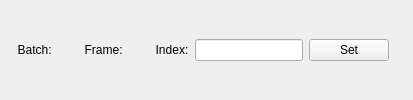
        <widget class="QWidget" name="statusBar">
          <layout class="QHBoxLayout" name="statusLayout">
            <item>
              <widget class="QLabel" name="lblBatchName">
                <property name="text">
                  <string>  Batch:  </string>
                </property>
              </widget>
            </item>
            <item>
              <widget class="PyDMLabel" name="lblBatch">
                <property name="channel" stdset="0">
                  <cstring>ca://${P}${I}Process:batch_no</cstring>
                </property>
              </widget>
            </item>
            <item>
              <widget class="QLabel" name="lblFrameName">
                <property name="text">
                  <string>  Frame:  </string>
                </property>
              </widget>
            </item>
            <item>
              <widget class="PyDMLabel" name="lblFrame">
                <property name="channel" stdset="0">
                  <cstring>ca://${P}${I}Process:frame_index</cstring>
                </property>
              </widget>
            </item>
            <item>
              <widget class="QLabel" name="lblIdxName">
                <property name="text">
                  <string>  Index:</string>
                </property>
              </widget>
            </item>
            <item>
              <widget class="QLineEdit" name="editFrameIndex">
                <property name="maximumWidth">
                  <number>90</number>
                </property>
              </widget>
            </item>
            <item>
              <widget class="QPushButton" name="btnSetFrameIndex">
                <property name="text">
                  <string>Set</string>
                </property>
                <property name="maximumWidth">
                  <number>60</number>
                </property>
              </widget>
            </item>
            <item>
              <widget class="QLabel" name="spacer">
                <property name="text">
                  <string/>
                </property>
              </widget>
            </item>
          </layout>
        </widget>
